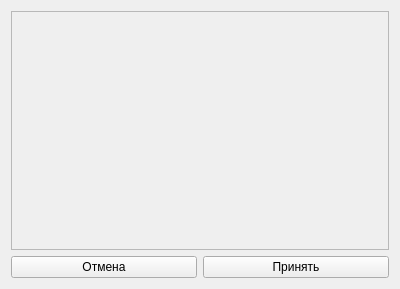
<?xml version="1.0" encoding="UTF-8"?>
<ui version="4.0">
 <class>Service</class>
 <widget class="QWidget" name="Service">
  <property name="geometry">
   <rect>
    <x>0</x>
    <y>0</y>
    <width>400</width>
    <height>289</height>
   </rect>
  </property>
  <property name="windowTitle">
   <string>Form</string>
  </property>
  <layout class="QVBoxLayout" name="verticalLayout">
   <item>
    <widget class="QScrollArea" name="scrollArea">
     <property name="widgetResizable">
      <bool>true</bool>
     </property>
     <widget class="QWidget" name="scrollAreaWidgetContents">
      <property name="geometry">
       <rect>
        <x>0</x>
        <y>0</y>
        <width>376</width>
        <height>227</height>
       </rect>
      </property>
      <layout class="QVBoxLayout" name="verticalLayout_2"/>
     </widget>
    </widget>
   </item>
   <item>
    <layout class="QHBoxLayout" name="horizontalLayout">
     <item>
      <widget class="QPushButton" name="pushButton_2">
       <property name="text">
        <string>Отмена</string>
       </property>
      </widget>
     </item>
     <item>
      <widget class="QPushButton" name="pushButton">
       <property name="text">
        <string>Принять</string>
       </property>
      </widget>
     </item>
    </layout>
   </item>
  </layout>
 </widget>
 <resources/>
 <connections/>
</ui>
